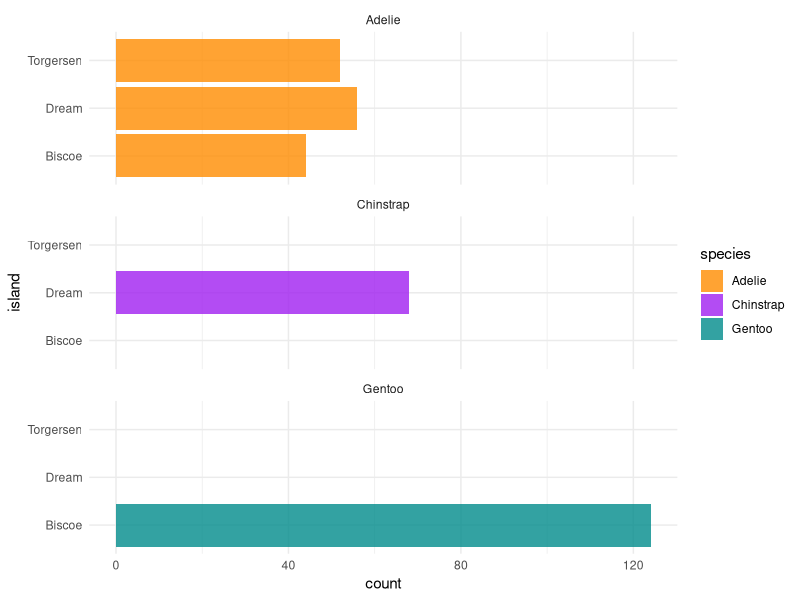
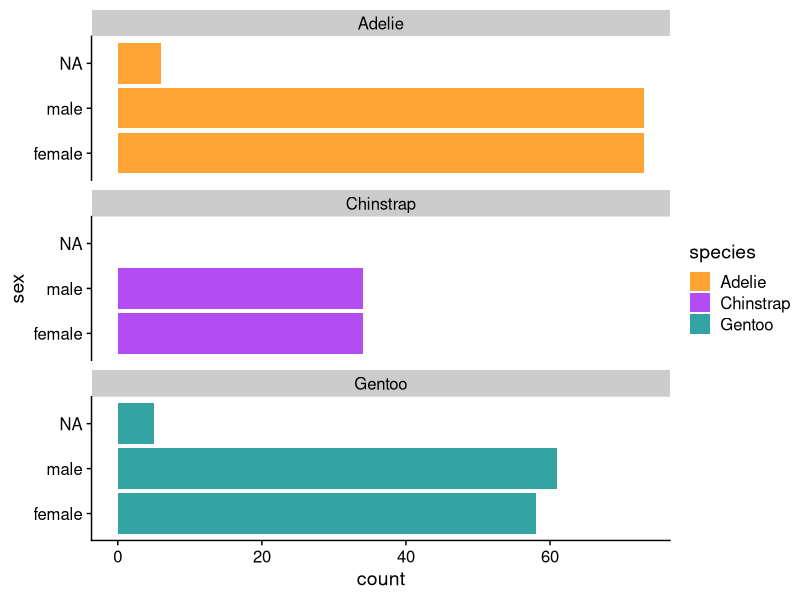
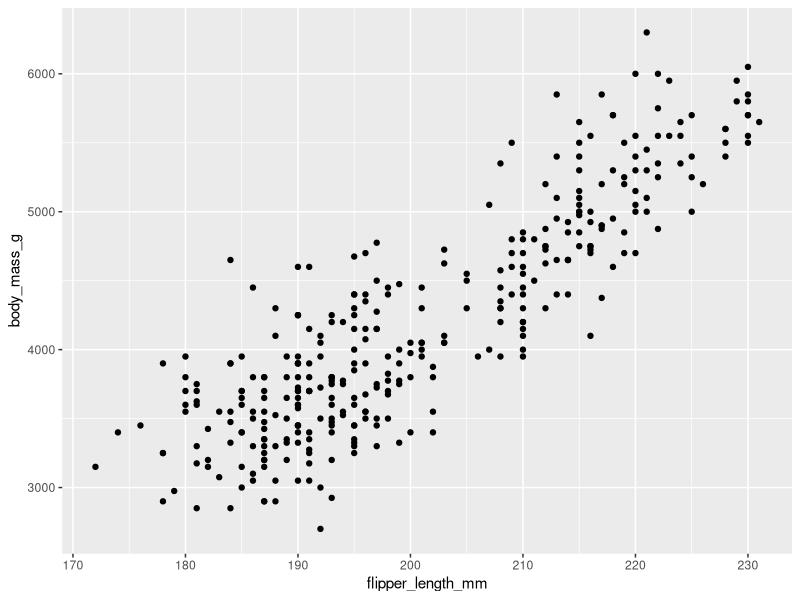
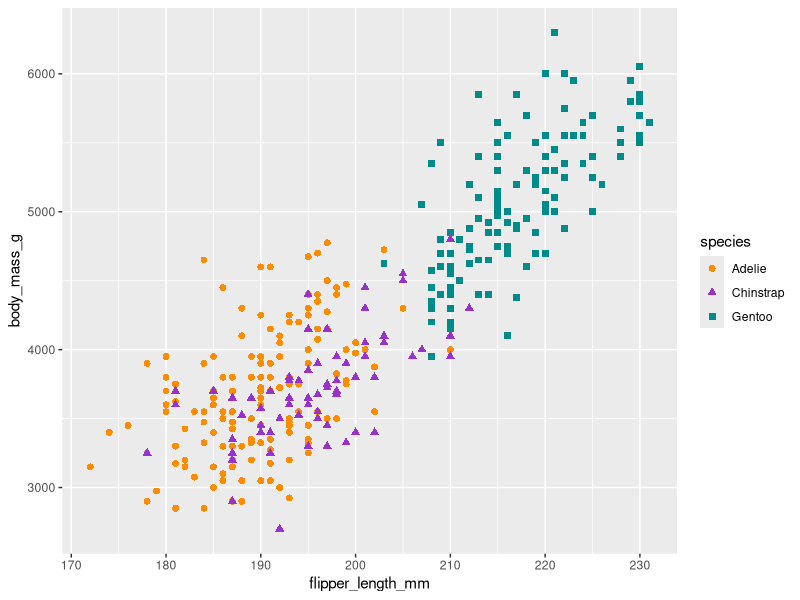
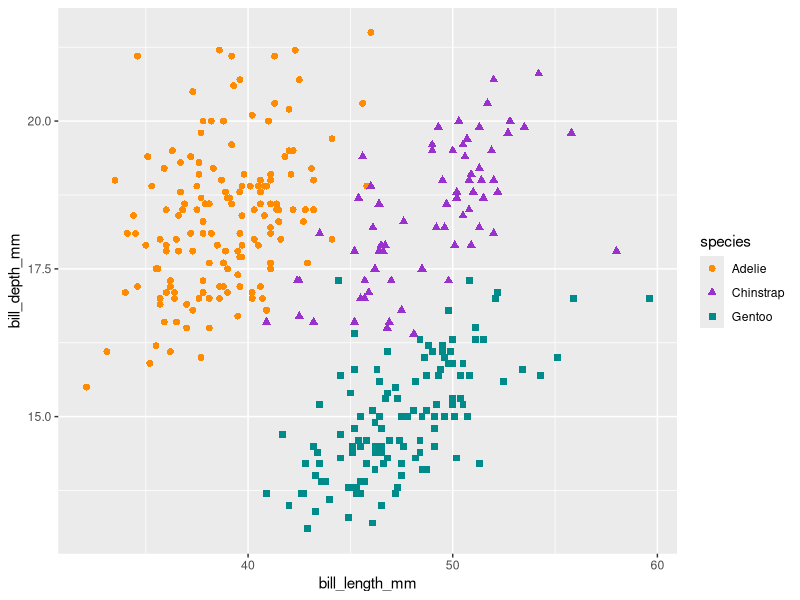
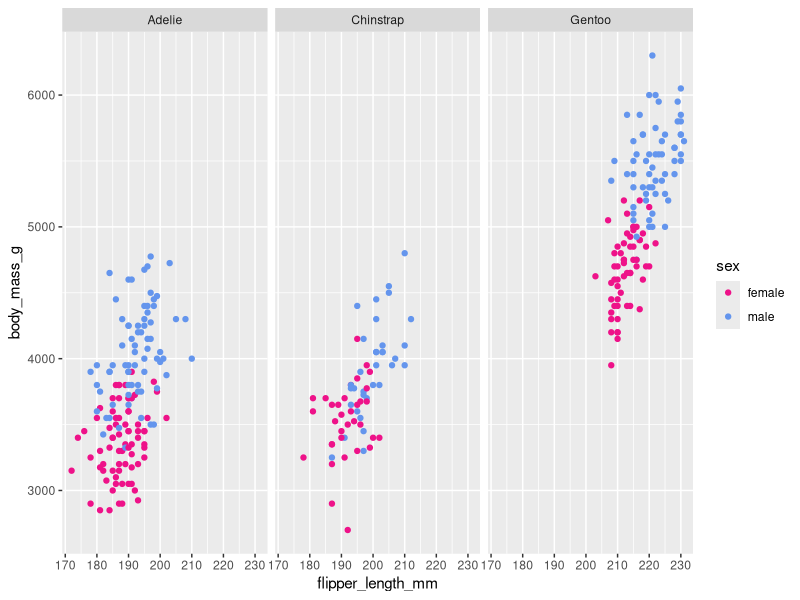
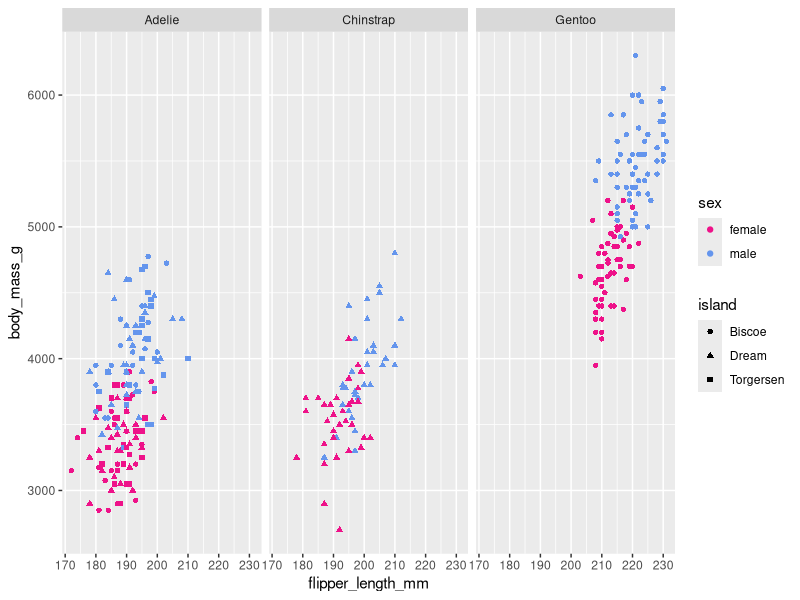
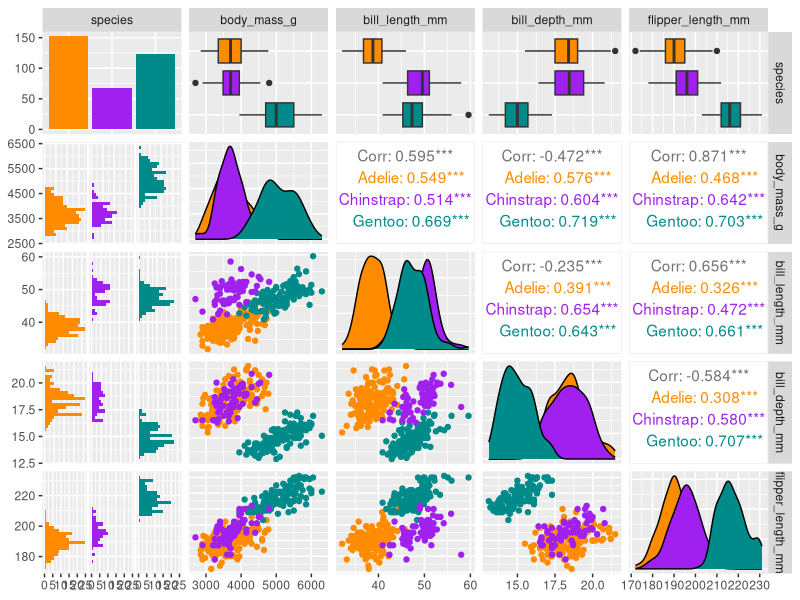

Here is the R script that generated these plots, in order:
## ---- chunk 1
#| label: setup
#| include: false

knitr::opts_chunk$set(
  warning = FALSE,
  message = FALSE)

library(palmerpenguins)
library(cowplot)
## ---- chunk 2
#| label: load-packages
#| include: false

library(palmerpenguins)
library(dplyr)
library(ggplot2)
library(tidyverse)
## ---- chunk 3
data <- penguins
glimpse(penguins)
head(penguins)
## ---- chunk 4
penguins |>
  dplyr::select(where(is.factor)) |>
  glimpse()
## ---- chunk 5
# Count penguins for each species / island
penguins |>
  count(species, island, .drop = FALSE)

table(penguins$species, penguins$island)
## ---- chunk 6
#| label: plot-island-distribution
#| fig-width: 8
#| fig-height: 4

ggplot(penguins, aes(x = island, fill = species)) +
  geom_bar(alpha = 0.8) +
  scale_fill_manual(values = c("darkorange","purple","cyan4")) +
  theme_minimal() +
  facet_wrap(~species, ncol = 1) +
  coord_flip()
## ---- chunk 7
# Count penguins for each species / sex
penguins |>
  count(species, sex, .drop = FALSE)
## ---- chunk 8
#| label: plot-sex-distribution
#| fig-width: 8
#| fig-height: 4
ggplot(penguins, aes(x = sex, fill = species)) +
  geom_bar(alpha = 0.8) +
  scale_fill_manual(values = c("darkorange","purple","cyan4")) +
  theme_cowplot() +
  facet_wrap(~species, ncol = 1) +
  coord_flip()
## ---- chunk 9
penguins |>
  dplyr::select(where(is.numeric)) |>
  glimpse()
## ---- chunk 10
# Count how many penguins they evaluated each year
penguins |>
  count(year, species, .drop = FALSE)

table(penguins$year, penguins$species)

## ---- chunk 11
ggplot(data = penguins, aes(x = flipper_length_mm, y = body_mass_g)) +
  geom_point()
## ---- chunk 12
# Scatterplot example 1: penguin flipper length versus body mass
ggplot(data = penguins, aes(x = flipper_length_mm, y = body_mass_g)) +
  geom_point(aes(color = species, 
                 shape = species),
             size = 2) +
  scale_color_manual(values = c("darkorange","darkorchid","cyan4")) 

# Scatterplot example 2: penguin bill length versus bill depth
ggplot(data = penguins, aes(x = bill_length_mm, y = bill_depth_mm)) +
  geom_point(aes(color = species, 
                 shape = species),
                 size = 2)  +
  scale_color_manual(values = c("darkorange","darkorchid","cyan4"))

# Scatterplot example 3: penguin flipper length versus body mass separated by species and sex
ggplot(penguins, aes(x = flipper_length_mm,
                     y = body_mass_g)) +
  geom_point(aes(color = sex)) +
  scale_color_manual(values = c("deeppink2","cornflowerblue"), 
                     na.translate = FALSE) + # removes the "NA" values
  facet_wrap(~species)

# Scatterplot example 4: penguin flipper length versus body mass separated by all 3 factor variables
ggplot(penguins, aes(x = flipper_length_mm,
                     y = body_mass_g)) +
  geom_point(aes(color = sex, shape = island)) +
  scale_color_manual(values = c("deeppink2","cornflowerblue"), 
                     na.translate = FALSE) + # removes the "NA" values
  facet_wrap(~species)
  

## ---- chunk 13
#| label: penguin-pairs
#| fig-width: 8
#| fig-height: 7

penguins |>
  select(species, body_mass_g, ends_with("_mm")) |>
  GGally::ggpairs(aes(color = species)) +
  scale_colour_manual(values = c("darkorange","purple","cyan4")) +
  scale_fill_manual(values = c("darkorange","purple","cyan4"))
## ---- chunk 14
# Jitter plot example: bill length by species
ggplot(data = penguins, aes(x = species, y = bill_length_mm)) +
  geom_jitter(aes(color = species),
              width = 0.1, 
              alpha = 0.7,
              show.legend = FALSE) +
  scale_color_manual(values = c("darkorange","darkorchid","cyan4"))

# Boxplot examples: bill length by species
ggplot(data = penguins, aes(x = species, y = bill_length_mm)) + geom_boxplot(aes(fill = species)) +
  scale_fill_manual(values = c("orange","orchid","cyan3"))

ggplot(data = penguins, aes(x = species, y = bill_length_mm)) + 
  geom_boxplot(aes(fill = species), outlier.shape = NA, na.rm = TRUE) +
  geom_jitter(aes(color = species),
              width = 0.1, 
              alpha = 0.7, na.rm = TRUE,
              show.legend = FALSE) +
  scale_color_manual(values = c("darkorange2","darkorchid","cyan4")) +
  scale_fill_manual(values = c("orange","orchid","cyan3")) +
  theme_classic() +
  ylim(30,60)

# Histogram example: flipper length by species
ggplot(data = penguins, aes(x = flipper_length_mm)) +
  geom_histogram(aes(fill = species), alpha = 0.5, position = "identity", na.rm = TRUE) +
  scale_fill_manual(values = c("darkorange","darkorchid","cyan4"))
## ---- chunk 15
citation("palmerpenguins")
